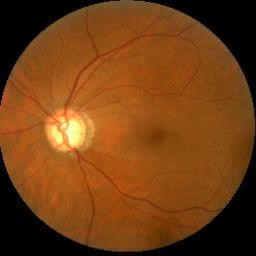
#> input picture images/şekil1.jpg, 256 x 256 px; its folder holds only this picture in this run
$ python -i son_performans.py   (imports and definitions only)
#> lines starting #> are read from the running program, lines starting #| are printed output that depends on the picture; after the words box and inside, x2 and y2 are one past the last pixel; in counts of white or black regions, pixels touching at a corner belong together
#> further down, picture is the input picture: shape (256, 256, 3); mean B, G, R 20.5, 63.5, 114.6
import cv2
import numpy as np
import os
import pandas as pd


def correct_illumination(image):
    gray = cv2.cvtColor(image, cv2.COLOR_BGR2GRAY)
    kernel_size = min(gray.shape) // 10
    kernel = cv2.getStructuringElement(cv2.MORPH_ELLIPSE, (kernel_size, kernel_size))
    background = cv2.morphologyEx(gray, cv2.MORPH_OPEN, kernel)
    foreground = cv2.subtract(gray, background)
    corrected = cv2.add(foreground, 50)
    return cv2.cvtColor(corrected, cv2.COLOR_GRAY2BGR)


def remove_blood_vessels(image):
    gray = cv2.cvtColor(image, cv2.COLOR_BGR2GRAY)
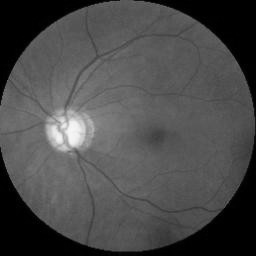
#> gray: shape (256, 256); min 0, max 248, mean 73.9
    clahe = cv2.createCLAHE(clipLimit=2.0, tileGridSize=(4, 4))
    enhanced_gray = clahe.apply(gray)
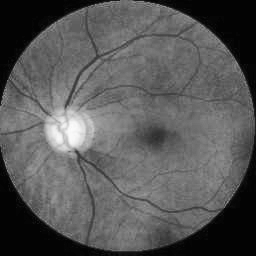
#> enhanced_gray: shape (256, 256); min 3, max 252, mean 87.6
    kernel = np.ones((3, 3), np.uint8)
    vessel_mask = cv2.morphologyEx(enhanced_gray, cv2.MORPH_GRADIENT, kernel)
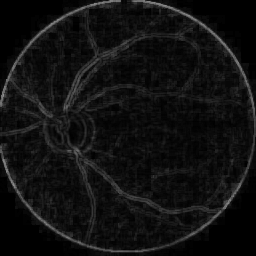
#> vessel_mask: shape (256, 256); min 0, max 142, mean 16.6
    _, vessel_mask = cv2.threshold(vessel_mask, 19, 255, cv2.THRESH_BINARY)
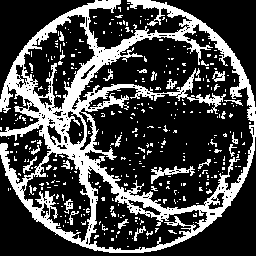
#> vessel_mask: shape (256, 256); 27.1% white; 365 white regions (341 under 20 px), largest, box (x1, y1, x2, y2) and area: (0, 0, 256, 253) 14785, (151, 166, 195, 184) 251, (212, 71, 225, 82) 84
    return cv2.inpaint(image, vessel_mask, inpaintRadius=6, flags=cv2.INPAINT_TELEA), vessel_mask


def multi_thresholding(image):
    gray = cv2.cvtColor(image, cv2.COLOR_BGR2GRAY)
    gray_normalized = cv2.normalize(gray, None, 0, 255, cv2.NORM_MINMAX)
    _, cup_mask = cv2.threshold(gray_normalized, 150, 255, cv2.THRESH_BINARY)
    _, disc_mask = cv2.threshold(gray_normalized, 100, 255, cv2.THRESH_BINARY)
    return disc_mask, cup_mask


def calculate_disc_cup_ratio(disc_mask, cup_mask):
    disc_area = np.sum(disc_mask == 255)
    cup_area = np.sum(cup_mask == 255)
    return cup_area / disc_area if disc_area != 0 else 0


def glaucoma_detection(disc_mask, cup_mask):
    ratio = calculate_disc_cup_ratio(disc_mask, cup_mask)
    return "Glokom mevcut" if ratio > 0.5 else "Glokom değil"


def process_images(folder_path):
    results = []

    for filename in os.listdir(folder_path):
        if filename.endswith(('.jpg', '.png')):
            image_path = os.path.join(folder_path, filename)
            image = cv2.imread(image_path)
            if image is None:
                continue

            corrected_image = correct_illumination(image)
            vessel_removed_image, _ = remove_blood_vessels(corrected_image)
            disc_mask, cup_mask = multi_thresholding(vessel_removed_image)
            prediction = glaucoma_detection(disc_mask, cup_mask)
            results.append((filename, prediction))

    return results


def evaluate_model(results):
    df = pd.DataFrame(results, columns=['filename', 'prediction'])
    TP = np.sum(df['prediction'] == "Glokom mevcut")
    FN = np.sum(df['prediction'] == "Glokom değil")
    recall = TP / (TP + FN) if (TP + FN) > 0 else 0
    print(f"Model Recall (Hassasiyet): {recall:.2f}")
    return df


# Örnek kullanım
folder_path = 'glaucoma'
# [1 line that did not run here, left out]
# [1 line not run here, left out]

>>> import cv2
>>> picture = cv2.imread('images/şekil1.jpg')
>>> result = remove_blood_vessels(picture)

$ run again, on images/şekil2.jpg
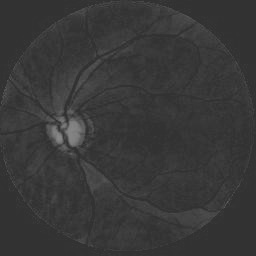
#> input picture images/şekil2.jpg, 256 x 256 px
#> picture is the input picture: shape (256, 256, 3); min 45, max 137, mean 56.3
#> in remove_blood_vessels, `vessel_mask = cv2.morphologyEx(enhanced_gray, cv2.MORPH_GRADIENT, kern..`:
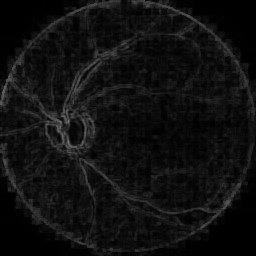
#> vessel_mask: shape (256, 256); min 0, max 117, mean 16.2
#> in remove_blood_vessels, `_, vessel_mask = cv2.threshold(vessel_mask, 19, 255, cv2.THRESH_BINARY)`:
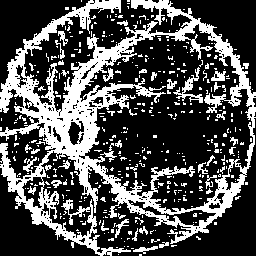
#> vessel_mask: shape (256, 256); 30.8% white; 413 white regions (375 under 20 px), largest, box (x1, y1, x2, y2) and area: (0, 0, 256, 256) 16283, (173, 67, 203, 103) 277, (211, 71, 226, 81) 98
